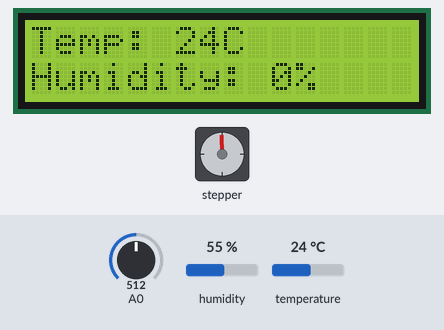
Bench run of a sketch on a simulated Arduino Uno, built with avr-gcc and run on an emulated ATmega328P. On the bench: 16×2 character LCD, stepper motor. Inputs (shaded band) come from the test bench; at power-on: A0 = 512, humidity 55 %, temperature 24 °C. Stepper angles assume 2038 steps per turn.

Above: at 0.1 s.
At 10.23 s:
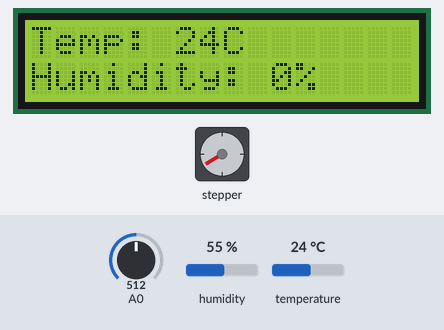
At 19.96 s:
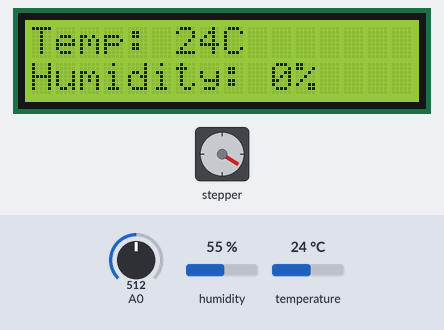
At 39.86 s:
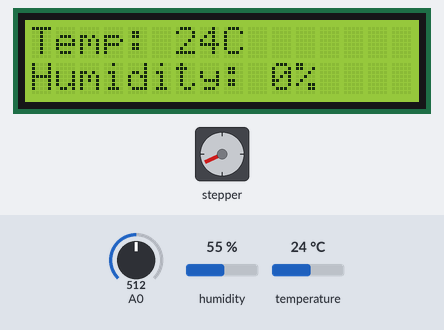
Timing chart, 0 to 40.0 s (numbered marks = the images above):
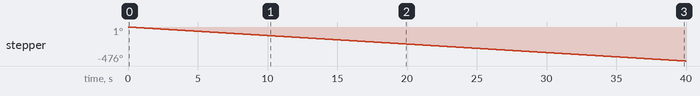

Measured:
- by itself, stepper: keeps turning counter-clockwise at about 12°/s

The sketch:

finalProject.ino
```cpp
////Nikhil Anil, Adam Lei, Sumiran Marsani
#include <LiquidCrystal.h>
#include <DHT.h>
#include <Stepper.h>

#define RDA 0x80
#define TBE 0x20

#define Type DHT11
int stepsPerRev = 2038;
Stepper myStepper = Stepper(stepsPerRev, 2, 3, 4 , 5);

int sensePin=13;
  DHT HT(sensePin,Type);
  float humidity;
  float temperature;
  int INTtemp;
  int INThumi;


// Define Port D Register Pointers
volatile unsigned char* port_d = (unsigned char*) 0x2B;
volatile unsigned char* ddr_d = (unsigned char*) 0x2A;
volatile unsigned char* pin_d= (unsigned char*) 0x29;

volatile unsigned char* port_k = (unsigned char*) 0x108;
volatile unsigned char* ddr_k  = (unsigned char*) 0x107;
volatile unsigned char* pin_k  = (unsigned char*) 0x106;

//UART registers
volatile unsigned char *myUCSR0A = (unsigned char *)0x00C0;
volatile unsigned char *myUCSR0B = (unsigned char *)0x00C1;
volatile unsigned char *myUCSR0C = (unsigned char *)0x00C2;
volatile unsigned int  *myUBRR0  = (unsigned int *) 0x00C4;
volatile unsigned char *myUDR0   = (unsigned char *)0x00C6;

//ADC registers
volatile unsigned char* my_ADMUX = (unsigned char*) 0x7C;
volatile unsigned char* my_ADCSRB = (unsigned char*) 0x7B;
volatile unsigned char* my_ADCSRA = (unsigned char*) 0x7A;
volatile unsigned int* my_ADC_DATA = (unsigned int*) 0x78;

//Timers
volatile unsigned char *myTCCR1A = (unsigned char *) 0x80;
volatile unsigned char *myTCCR1B = (unsigned char *) 0x81;
volatile unsigned char *myTCCR1C = (unsigned char *) 0x82;
volatile unsigned char *myTIMSK1 = (unsigned char *) 0x6F;
volatile unsigned int  *myTCNT1  = (unsigned  int *) 0x84;
volatile unsigned char *myTIFR1 =  (unsigned char *) 0x36;

LiquidCrystal lcd(6, 7, 8, 9, 10, 11); //creates lcd object - figure out pins rs,en,d4,d5,d6,d7

enum States {
  DISABLED,
  IDLE,
  ERROR,
  RUNNING,
};

void setup(){
  U0init(9600);

  adc_init(); //initializes the ADC
  *ddr_k &= 0b11110011;
  *port_k |= 0b00001100;

  *ddr_d |= 0b00000011;
  lcd.begin(16, 2); //starts the lcd

}


void loop(){
  humidity=HT.readHumidity();
  temperature=HT.readTemperature();

  //working with motor
  bool moveLeft = false, moveRight = false;

  unsigned char adc_channel = 0;
  unsigned int adc_value = adc_read(adc_channel);

  if(adc_value>=200){
    *port_d |= 0b00000001;

  }
  else{
    *port_d &= 0b11111110;

  }

  writeToLCD();
  if(*pin_k & 0b00000100){
    moveLeft = 1;
    moveRight = 0;

  }
  else{
    moveLeft = 0;
    moveRight = 1;
  }
  if(*pin_k & 0b00001000){
    *port_d |= 0b00000010;
  }
  else{
    *port_d &= 0b11111101;
  }
  if(moveLeft == true  || moveRight == true){
    moveVent(moveLeft, moveRight);
  }
}

void moveVent(bool left, bool right){
  if(left == true){
    myStepper.setSpeed(2);
    myStepper.step(stepsPerRev);
  }

  else if(right == true){
    myStepper.setSpeed(2);
    myStepper.step(-stepsPerRev);
  }
}

void writeToLCD() {
  lcd.clear();
  lcd.setCursor(0, 0);
  lcd.print("Temp: ");
  if(temperature>0){
  INTtemp=temperature;
  }
  else if(temperature<0){
  INTtemp=-1*temperature;
  }
  else{
    INTtemp--;
  }
  lcd.print(INTtemp);
  lcd.print("C");
  lcd.setCursor(0, 1);
  lcd.print("Humidity: ");

  if(humidity<0){
  INThumi=-1*humidity;
  }
  if(humidity>100){
  INThumi=humidity-100;
  }
  else{
    INTtemp++;
  }
  lcd.print(INThumi);
  lcd.print("%");
}

//Start of UART functions
void U0init(unsigned long U0baud)
{
  unsigned long FCPU = 16000000;
  unsigned int tbaud;
  tbaud = (FCPU / 16 / U0baud - 1);
  // Same as (FCPU / (16 * U0baud)) - 1;
  *myUCSR0A = 0x20;
  *myUCSR0B = 0x18;
  *myUCSR0C = 0x06;
  *myUBRR0  = tbaud;
}

unsigned char U0kbhit()
{
  return (*myUCSR0A & RDA);
}

unsigned char U0getchar()
{
  return *myUDR0;
}

void U0putchar(unsigned char U0pdata)
{
  while((*myUCSR0A &= TBE) == 0){};
  *myUDR0 = U0pdata;
}
//End of UART functions

//Start of ADC functions
void adc_init()
{

  *my_ADCSRA |= 0b10000000;
  *my_ADCSRA &= 0b11011111;
  *my_ADCSRA &= 0b11110111;
  *my_ADCSRA &= 0b11111000;

  *my_ADCSRB &= 0b11110111;
  *my_ADCSRB &= 0b11111000;
  *my_ADMUX  &= 0b01111111;
  *my_ADMUX  |= 0b01000000;
  *my_ADMUX  &= 0b11011111;
  *my_ADMUX  &= 0b11100000;
}

unsigned int adc_read(unsigned char adc_channel_num)
{

  *my_ADMUX  &= 0b11100000;

  *my_ADCSRB &= 0b11110111;

  if(adc_channel_num > 7)
  {

    adc_channel_num -= 8;

    *my_ADCSRB |= 0b00001000;
  }

  *my_ADMUX  += adc_channel_num;

  *my_ADCSRA |= 0x40;

  while((*my_ADCSRA & 0x40) != 0);

  return *my_ADC_DATA;
}
//End of ADC functions

void my_delay(unsigned int freq)
{
  // calc period
  double period = 1.0/double(freq);
  // 50% duty cycle
  double half_period = period/ 2.0f;
  // clock period def
  double clk_period = 0.0000000625;
  // calc ticks
  unsigned int ticks = half_period / clk_period;
  // stop the timer
  *myTCCR1B &= 0xF8;
  // set the counts
  *myTCNT1 = (unsigned int) (65536 - ticks);
  // start the timer
  * myTCCR1B |= 0b00000001;
  // wait for overflow
  while((*myTIFR1 & 0x01)==0); // 0b 0000 0000
  // stop the timer
  *myTCCR1B &= 0xF8;   // 0b 0000 0000
  // reset TOV
  *myTIFR1 |= 0x01;
}
```
